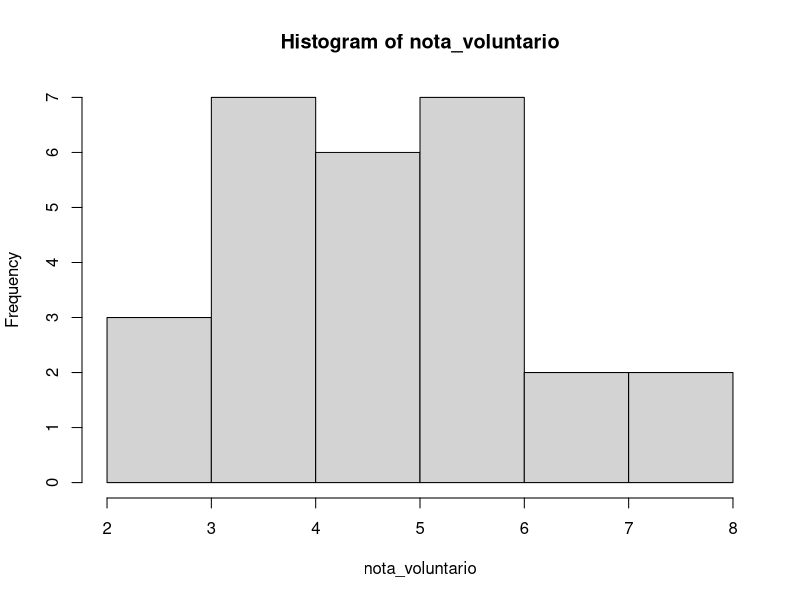

Write R code to recreate this figure.
#### ESTATÍSTICA ####

#### LABORATÓRIO 01: ANOVA ####

#### 1. Working Directory ####
# Configurando o diretório de trabalho
setwd("C:/Users/Utilizador/repos/Formacao_cientista_de_dados/big_data_analytics_R_microsoft_azure_machine_learning/Modulo_08")
getwd()

#### 2. Imports ####

#### 3. Data Loading ####
# Dados fornecidos:
# Medicamento A = 4 5 4 3 2 4 3 4 4
# Medicamento B = 6 8 4 5 4 6 5 8 6
# Medicamento C = 6 7 6 6 7 5 6 5 5

# A grande questão é se existe diferença entre os medicamentos?

# Lista com as respostas dos voluntários
nota_voluntario <- c(4,5,4,3,2,4,3,4,4,6,8,4,5,4,6,5,8,6,6,7,6,6,7,5,6,5,5)
nota_voluntario

# Lista com o total de testes dos 3 medicamentos
medicamento <- c(rep("A",9), rep("B",9), rep("c",9))
medicamento

# Agora criamos um dataframe
df <- data.frame(nota_voluntario, medicamento)
View(df)

hist(nota_voluntario)

#### Hipóteses ####
# H0 (Hipótese Nula) = A MÉDIA dos grupos é a mesma.
# Ha (Hipótese Alternativa) = A MÉDIA de todos os grupos não é a mesma.

#### ANOVA ####
# Aplicamos ANOVA
?aov
teste_anova <-  aov(nota_voluntario ~ medicamento, data = df)
teste_anova

# Sumário do teste
summary(teste_anova)

#### Conclusão ####
# Valor-p < 0.05, ou seja, 0.000256 < 0.05, logo, rejeitamos a H0. 
# As médias dos grupos não são as mesmas e consequentemente os medicamentos não tem o mesmo efeito.